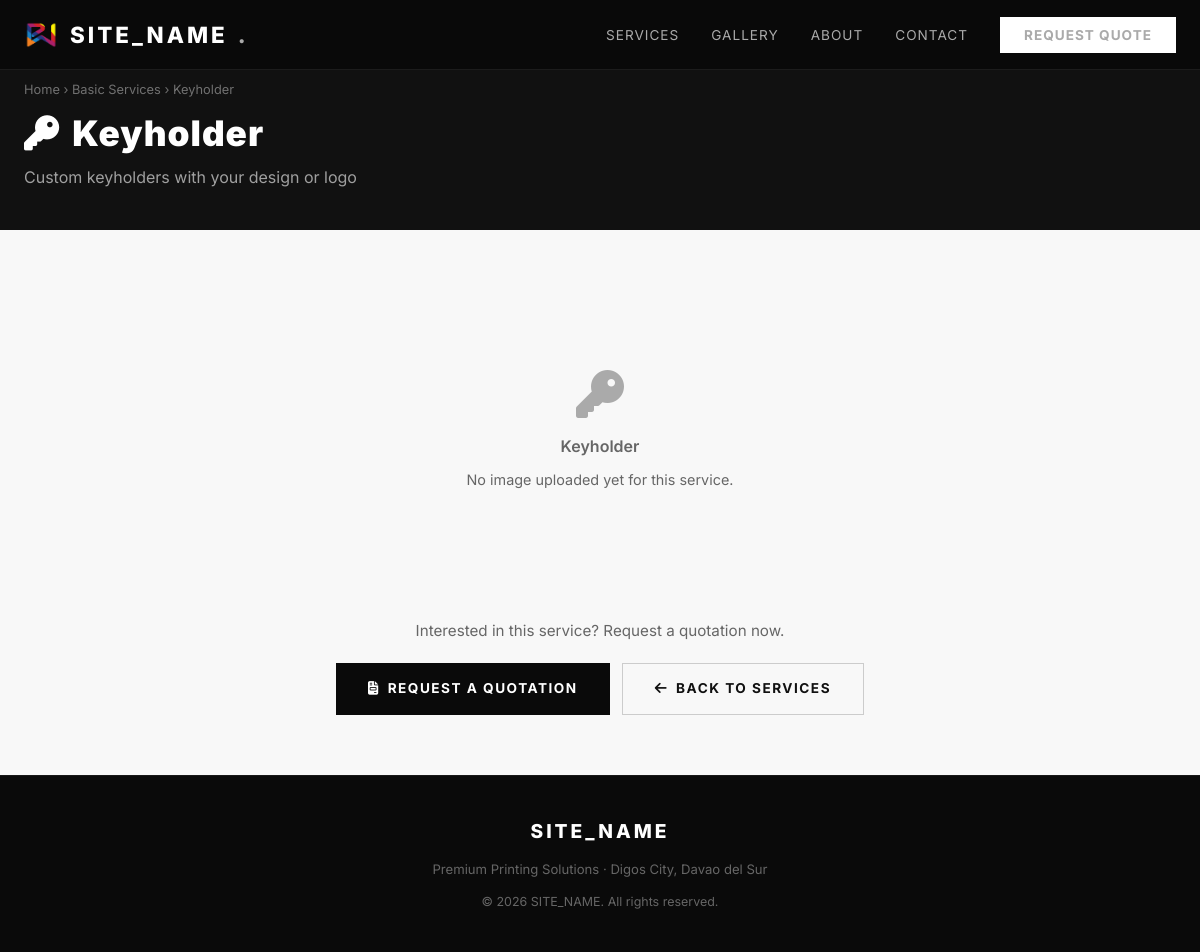
The page /service.php?slug=keyholder on the database its author committed.
### tables this page shows
CREATE TABLE `service_categories` (
  `id` int(11) NOT NULL AUTO_INCREMENT,
  `name` varchar(100) NOT NULL,
  `slug` varchar(100) NOT NULL,
  `description` text DEFAULT NULL,
  `icon` varchar(50) DEFAULT NULL,
  `is_active` tinyint(1) DEFAULT 1,
  `sort_order` int(11) DEFAULT 0,
  `category` varchar(50) DEFAULT 'basic',
  `image_path` varchar(255) DEFAULT NULL,
  PRIMARY KEY (`id`),
  UNIQUE KEY `slug` (`slug`)
);

### service.php (the view, shortened to what this page needs)
<?php
$slug = preg_replace('/[^a-z0-9\-]/', '', strtolower($_GET['slug'] ?? ''));
$db   = db();
$stmt = $db->prepare("SELECT * FROM service_categories WHERE slug=? AND is_active=1 LIMIT 1");
$stmt->bind_param('s', $slug);
$stmt->execute();
$svc  = $stmt->get_result()->fetch_assoc();
$catLabels = ['basic' => 'Basic Services', 'sublimation' => 'Sublimation Services', 'signage' => 'Signage Services'];
$catLabel  = $catLabels[$svc['category'] ?? 'basic'] ?? 'Services';
?>
<!DOCTYPE html>
<html lang="en">
<head>
  <link rel="stylesheet" href="https://cdnjs.cloudflare.com/ajax/libs/font-awesome/6.5.0/css/all.min.css">
  <link rel="stylesheet" href="assets/css/style.css">
</head>
<body>
<nav class="navbar" id="navbar">
  <div class="nav-inner">
    <a href="index.php" class="nav-logo">
      <img src="assets/pw.png" alt="Printworld Logo" style="height:36px;width:36px;object-fit:contain;border-radius:6px">
      <?= SITE_NAME ?><span>.</span>
    </a>
    <ul class="nav-links">
      <li><a href="index.php#services">Services</a></li>
      <li><a href="index.php#gallery">Gallery</a></li>
      <li><a href="index.php#about">About</a></li>
      <li><a href="index.php#contact">Contact</a></li>
      <li><a href="quotation.php" class="nav-cta">Request Quote</a></li>
    </ul>
  </div>
</nav>
<div class="svc-hero">
  <div class="container">
    <div class="breadcrumb">
      <a href="index.php">Home</a> &rsaquo;
      <a href="index.php#services"><?= htmlspecialchars($catLabel) ?></a> &rsaquo;
      <?= htmlspecialchars($svc['name']) ?>
    </div>
    <h1><i class="fas <?= htmlspecialchars($svc['icon'] ?? 'fa-print') ?>" style="margin-right:12px"></i><?= htmlspecialchars($svc['name']) ?></h1>
    <?php if ($svc['description']): ?>
    <p><?= htmlspecialchars($svc['description']) ?></p>
    <?php endif; ?>
  </div>
</div>
<div class="svc-body">
  <div class="container">
    <?php if ($svc['image_path']): ?>
    <div class="svc-image-wrap">
      <img src="<?= htmlspecialchars($svc['image_path']) ?>" alt="<?= htmlspecialchars($svc['name']) ?>">
    </div>
    <?php else: ?>
    <div class="svc-no-image">
      <i class="fas <?= htmlspecialchars($svc['icon'] ?? 'fa-print') ?>"></i>
      <p style="font-size:1rem;font-weight:600;margin-bottom:8px"><?= htmlspecialchars($svc['name']) ?></p>
      <p style="font-size:0.9rem">No image uploaded yet for this service.</p>
    </div>
    <?php endif; ?>
    <div class="svc-cta">
      <p style="color:#666;margin-bottom:20px;font-size:0.95rem">Interested in this service? Request a quotation now.</p>
      <div style="display:flex;gap:12px;justify-content:center;flex-wrap:wrap">
        <a href="quotation.php" class="btn btn-dark"><i class="fas fa-file-invoice"></i> Request a Quotation</a>
        <a href="index.php#services" class="btn btn-outline" style="color:#111;border-color:#ccc"><i class="fas fa-arrow-left"></i> Back to Services</a>
      </div>
    </div>
  </div>
</div>
<footer>
  <div class="container">
    <div class="footer-logo"><?= SITE_NAME ?></div>
    <p style="margin-bottom:12px">Premium Printing Solutions · Digos City, Davao del Sur</p>
    <p style="font-size:0.78rem">© <?= date('Y') ?> <?= SITE_NAME ?>. All rights reserved.</p>
  </div>
</footer>
</body>
</html>

### assets/css/style.css (style rules this page uses)
*, *::before, *::after { margin:0; padding:0; box-sizing:border-box; }
:root { --black: #0a0a0a; --white: #ffffff; --gray-100: #f8f8f8; --gray-200: #e8e8e8; --gray-400: #aaaaaa; --gray-600: #666666; --gray-800: #333333; --accent: #111111; --font-main: 'Inter', 'Helvetica Neue', Arial, sans-serif; --transition: all 0.3s ease; --shadow: 0 4px 24px rgba(0,0,0,0.08); --shadow-lg: 0 12px 48px rgba(0,0,0,0.15); }
html { scroll-behavior: smooth; }
body { font-family: var(--font-main); color: var(--black); background: var(--white); line-height:1.6; }
a { text-decoration:none; color:inherit; }
img { max-width:100%; display:block; }
ul { list-style:none; }
h1,h2,h3,h4,h5 { font-weight:700; line-height:1.2; }
h1 { font-size:clamp(2.2rem, 5vw, 4rem); letter-spacing:-1px; }
p { color: var(--gray-600); }
.container { max-width:1200px; margin:0 auto; padding:0 24px; }
.navbar { position:fixed; top:0; left:0; right:0; z-index:1000; background:rgba(10,10,10,0.95); backdrop-filter:blur(12px); padding:0 24px; height:70px; display:flex; align-items:center; border-bottom:1px solid rgba(255,255,255,0.08); transition: var(--transition); }
.navbar .nav-inner { max-width:1200px; margin:0 auto; width:100%; display:flex; align-items:center; justify-content:space-between; }
.nav-logo { display:flex; align-items:center; gap:10px; color:var(--white); font-size:1.4rem; font-weight:800; letter-spacing:3px; text-transform:uppercase; }
.nav-logo span { color:var(--gray-400); }
.nav-links { display:flex; gap:32px; align-items:center; }
.nav-links a { color:var(--gray-400); font-size:0.85rem; letter-spacing:1px; text-transform:uppercase; transition:var(--transition); }
.nav-cta { background:var(--white); color:var(--black); padding:10px 24px; font-size:0.8rem; font-weight:700; letter-spacing:1px; text-transform:uppercase; transition:var(--transition); }
.btn { display:inline-flex; align-items:center; gap:8px; padding:14px 32px; font-size:0.85rem; font-weight:700; letter-spacing:1.5px; text-transform:uppercase; cursor:pointer; border:none; transition:var(--transition); }
.btn-outline { background:transparent; color:var(--white); border:1px solid rgba(255,255,255,0.3); }
.btn-dark { background:var(--black); color:var(--white); }
footer { background:var(--black); color:var(--gray-400); padding:40px 0; text-align:center; border-top:1px solid rgba(255,255,255,0.06); }
footer .footer-logo { color:var(--white); font-size:1.2rem; font-weight:800; letter-spacing:3px; margin-bottom:12px; }
footer p { font-size:0.82rem; }

### service.php (style rules this page uses)
.svc-hero { background:#111; color:#fff; padding:80px 0 40px; }
.svc-hero .breadcrumb { font-size:0.8rem; color:rgba(255,255,255,0.4); margin-bottom:12px; }
.svc-hero .breadcrumb a { color:rgba(255,255,255,0.4); text-decoration:none; }
.svc-hero h1 { font-size:2.2rem; font-weight:900; letter-spacing:1px; margin-bottom:10px; }
.svc-hero p { color:rgba(255,255,255,0.6); font-size:1rem; max-width:560px; }
.svc-body { padding:60px 0; background:#f8f8f8; min-height:60vh; }
.svc-no-image { text-align:center; padding:80px 40px; color:#aaa; }
.svc-no-image i { font-size:3rem; margin-bottom:16px; display:block; }
.svc-cta { text-align:center; margin-top:48px; }

### rows shown on the page
service_categories: category "Basic Services", name "Keyholder", description "Custom keyholders with your design or logo"

### other values the page prints
SITE_NAME "SITE_NAME"
